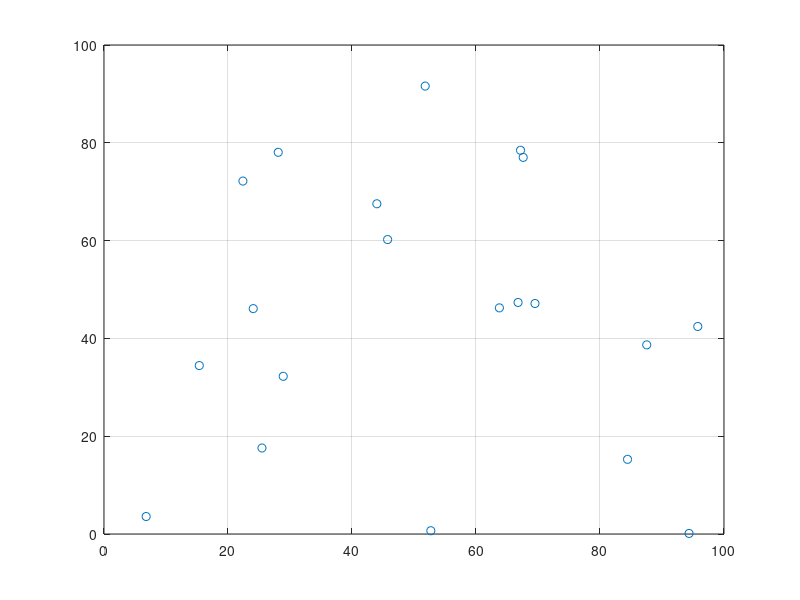

Reproduce this figure in MATLAB.
clc;
clear all;
close all;

load matlab a

%X=[0, 50];
%Y=[0, 0];
% X=[050, 050, 200, 200, 150];
% Y=[250, 100, 300, 150, 050];
X=a(:,1);
Y=a(:,2);

NodeNumber = length(X);
Z=zeros(NodeNumber,1);
plot(X,Y,'o');
grid on;


for n=1:NodeNumber
    node(n,[1 2 3])=[X(n) Y(n) Z(n)];
end

for n=1:NodeNumber-1
    SDPairs(n,[1 2])=[n NodeNumber];
end

for n=1:NodeNumber-1
    SDPairs(NodeNumber-1+n,[1 2])=[NodeNumber n];
end

%%%%%%%%
lambda=2;

SimulationTime=10000;
%%%%%%%%%%%
TransmissionPower=-6; %dbm
Pt=(10^(TransmissionPower/10))/1000;
NoisePower=1e-13;
SINRThreshold=4.3651;
Attenuation=3;
CSFactor=2.2;
farfield=1;
% CarrierSensingThreshold=NoisePower*(1+SINRThreshold*CSFactor^(-Attenuation));
CarrierSensingThreshold=1.5e-13;

FlowNumber=length(SDPairs(:,1));
link = 0;
for i = 1:length(node(:,1))
%     k=1;
%     for j=1:length(node(:,1))
%        if (j~=i)
            r(i) = sqrt((node(i,1)-node(20,1))*(node(i,1)-node(20,1))+(node(i,2)-node(20,2))*(node(i,2)-node(20,2)));
            Pr(i) = Pt.*(r(i)^-Attenuation);
            
            SNR(i) = Pr(i)/NoisePower;
            if(SNR(i) >= 4.20)
                link = link + 1;
            end
            
%             k=k+1;
%        end
%     end
end

contention_win = 127*ones(1,NodeNumber);
% contention_win(20)=31;

%routing_param = zeros(FlowNumber, 2, NodeNumber);

% routing_param(:,:,1)=[1,2,3,4,5,6,7,8; 2,0,0,0,2,0,0,0]';
% routing_param(:,:,2)=[1,2,3,4,5,6,7,8; 5,5,0,0,1,2,0,0]';
% routing_param(:,:,3)=[1,2,3,4,5,6,7,8; 0,0,4,0,0,0,4,0]';
% routing_param(:,:,4)=[1,2,3,4,5,6,7,8; 0,0,5,5,0,0,3,4]';
% routing_param(:,:,5)=[1,2,3,4,5,6,7,8; 2,2,4,4,2,2,4,4]';


% routing_param(1,:,:)=[0 1 0 0 0; 0 0 0 0 0; 0 0 0 0 0; 0 0 0 0 0; 0 0 0 0 0; 0 0 0 0 0; 0 0 0 0 0; 0 0 0 0 0];
% routing_param(2,:,:)=[0 0 0 0 1; 0 0 0 0 1; 0 0 0 0 0; 0 0 0 0 0; 1 0 0 0 0; 0 0 0 0 0; 0 0 0 0 0; 0 0 0 0 0];
% routing_param(3,:,:)=[0 0 0 0 0; 0 0 0 0 0; 0 0 0 1 0; 0 0 0 0 0; 0 0 0 0 0; 0 0 0 0 0; 0 0 0 0 0; 0 0 0 0 0];
% routing_param(4,:,:)=[0 0 0 0 0; 0 0 0 0 0; 0 0 0 0 1; 0 0 0 0 1; 0 0 0 0 0; 0 0 0 0 0; 0 0 1 0 0; 0 0 0 0 0];
% routing_param(5,:,:)=[0 0 0 0 0; 0 0 0 0 0; 0 0 0 0 0; 0 0 0 0 0; 0 1 0 0 0; 0 1 0 0 0; 0 0 0 1 0; 0 0 0 1 0];


routing_param=zeros(NodeNumber,FlowNumber,NodeNumber);

for (n=1:NodeNumber-1)
routing_param(n,n,NodeNumber)=1;
routing_param(NodeNumber,NodeNumber+n-1,n)=1;
end


fid=fopen('datacpp.dat', 'w');

%%% Node Number
fprintf(fid,'\n%d\t',NodeNumber);

%%% Flow Number
fprintf(fid,'\n%d\t',FlowNumber);

% NodePosition
for n=1:NodeNumber
    fprintf(fid,'\n%d\t',node(n,1));
end
for n=1:NodeNumber
    fprintf(fid,'\n%d\t',node(n,2));
end
for n=1:NodeNumber
   fprintf(fid,'\n%d\t',node(n,3));
end

% SDPAIRS
for f=1:FlowNumber
        fprintf(fid,'\n%d\t',SDPairs(f,1));
end
for f=1:FlowNumber
        fprintf(fid,'\n%d\t',SDPairs(f,2));
end

% Transmission power,CST
fprintf(fid,'\n%f\t',TransmissionPower);
fprintf(fid,'\n%e\t',CarrierSensingThreshold);


%source rate
        fprintf(fid,'\n%f\t',lambda);
% simulation time
   fprintf(fid,'\n%d\t',SimulationTime);

for n=1:NodeNumber
   fprintf(fid,'\n%d\t',contention_win(n));
end

for n1=1:NodeNumber
    for n2=1:FlowNumber
        for n3=1:NodeNumber
            fprintf(fid,'\n%d\t',routing_param(n1,n2,n3));

        end
    end
end

fclose(fid);



